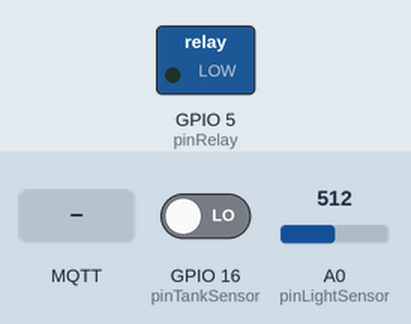
A sketch run on a simulated ESP8266 (NodeMCU). On the bench: switched loads named in the sketch (green lamp = pin HIGH). The inputs (shaded band) are chosen by the test bench; at power-on: GPIO 16 (pinTankSensor) LOW, A0 (pinLightSensor) = 512. WiFi joins after 1.5 s; servers stay silent unless stated; no MQTT or app messages arrive unless stated; what the sketch prints to the serial monitor is not drawn.

Above: at 2.7 s.
2.8 s: MQTT message "ON" arrives on the first subscribed topic
At 4.0 s:
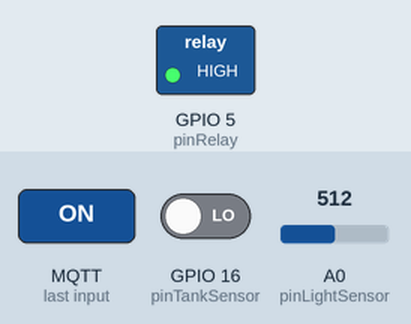
5.0 s: MQTT message "1" arrives on the first subscribed topic
At 6.8 s:
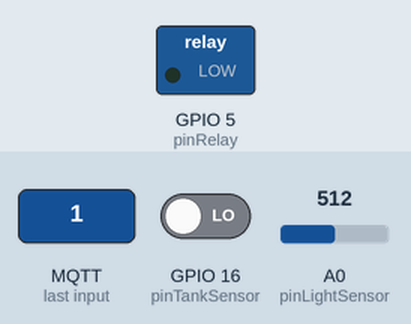
Timing chart, 0 to 8.3 s (numbered marks = the images above; inputs shaded):
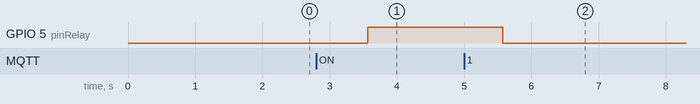

The sketch:

tank.ino
```cpp
// Import required libraries
#include <ESP8266WiFi.h>
#include <PubSubClient.h>

// WiFi parameters
const char* ssid = "";
const char* password = "";

// MQTT parameters
const char* server = "192.168.1.248";
const int port = 1883;

const char* pumpStatusTopic = "home/tank/pump/status";
const char* pumpTopic = "home/tank/pump";
const char* tankLightSensorTopic = "home/tank/lightsensor";
const char* tankSensorTopic = "home/tank/sensor";

char messageTankLightSensor[10];
char messageTankSensor[10];

const int pinRelay = 5;
const int pinTankSensor = 16;
const int pinLightSensor = A0;

char message_buff[128];

WiFiClient espClient;
PubSubClient client(espClient);

void setup() {
  pinMode(pinTankSensor, INPUT);
  pinMode(pinRelay, OUTPUT);
  setup_wifi();           //On se connecte au réseau wifi
  client.setServer(server, port);    //Configuration de la connexion au serveur MQTT
  client.setCallback(callback);
}

//Connexion au réseau WiFi
void setup_wifi() {
  delay(10);
  Serial.println();
  Serial.print("Connexion a ");
  Serial.println(ssid);

  WiFi.mode(WIFI_STA);
  WiFi.begin(ssid, password);

  while (WiFi.status() != WL_CONNECTED) {
    delay(500);
    Serial.print(".");
  }

  Serial.println("");
  Serial.println("Connexion WiFi etablie ");
  Serial.print("=> Addresse IP : ");
  Serial.print(WiFi.localIP());
}

//Reconnexion
void reconnect() {
  //Boucle jusqu'à obtenur une reconnexion
  while (!client.connected()) {
    Serial.print("Connexion au serveur MQTT...");
    if (client.connect("ESP8266ClientTank")) {
      Serial.println("OK");
      client.subscribe(pumpTopic);
    } else {
      Serial.print("KO, erreur : ");
      Serial.print(client.state());
      Serial.println(" On attend 5 secondes avant de recommencer");
      delay(5000);
    }
  }
}

void loop() {

  if (!client.connected()) {
    reconnect();
  }
  client.loop();
// read the input on analog pin 0:
  int lightValue = analogRead(pinLightSensor);
  int tankValue = digitalRead(pinTankSensor);
  // Convert the analog reading (which goes from 0 - 1023) to a voltage (0 - 5V):
  float voltage = lightValue * (5.0 / 1023.0);

dtostrf(voltage*100, 4, 0, messageTankLightSensor);
dtostrf(tankValue,4,0,messageTankSensor);

  client.publish(tankLightSensorTopic,messageTankLightSensor,true);
  client.publish(tankSensorTopic,messageTankSensor,true);
  delay(1000);

}
void callback(char* topic, byte* payload, unsigned int length) {

  int i = 0;

  // create character buffer with ending null terminator (string)
  for(i=0; i<length; i++) {
    message_buff[i] = payload[i];
  }
  message_buff[i] = '\0';

  String msgString = String(message_buff);


  if ( msgString == "ON" ) {
    digitalWrite(5,HIGH);
    client.publish(pumpStatusTopic,"ON",true);
  } else {
    digitalWrite(5,LOW);
    client.publish(pumpStatusTopic,"OFF",true);
  }
}
```

Measured:
- after the input at 2.8 s, GPIO 5 (pinRelay): LOW → HIGH after 0.77 s
- after the input at 5.0 s, GPIO 5 (pinRelay): HIGH → LOW after 0.57 s
